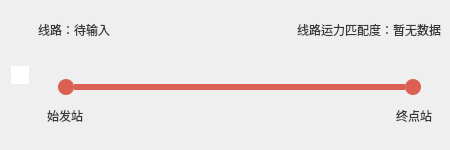
<?xml version="1.0" encoding="UTF-8"?>
<ui version="4.0">
 <class>lineCard</class>
 <widget class="QWidget" name="lineCard">
  <property name="geometry">
   <rect>
    <x>0</x>
    <y>0</y>
    <width>450</width>
    <height>150</height>
   </rect>
  </property>
  <property name="sizePolicy">
   <sizepolicy hsizetype="Expanding" vsizetype="Fixed">
    <horstretch>0</horstretch>
    <verstretch>0</verstretch>
   </sizepolicy>
  </property>
  <property name="minimumSize">
   <size>
    <width>0</width>
    <height>150</height>
   </size>
  </property>
  <property name="maximumSize">
   <size>
    <width>16777215</width>
    <height>150</height>
   </size>
  </property>
  <property name="windowTitle">
   <string>Form</string>
  </property>
  <property name="styleSheet">
   <string notr="true">#lineCard {
border-image: url(:/images/sideBar/black1.png) 0 0 0 0 stretch stretch;
border-radius: 12px;
}</string>
  </property>
  <layout class="QHBoxLayout" name="horizontalLayout_4">
   <property name="spacing">
    <number>0</number>
   </property>
   <property name="topMargin">
    <number>0</number>
   </property>
   <property name="rightMargin">
    <number>0</number>
   </property>
   <property name="bottomMargin">
    <number>0</number>
   </property>
   <item>
    <widget class="QCheckBox" name="visibleCheck">
     <property name="sizePolicy">
      <sizepolicy hsizetype="Fixed" vsizetype="Fixed">
       <horstretch>0</horstretch>
       <verstretch>0</verstretch>
      </sizepolicy>
     </property>
     <property name="minimumSize">
      <size>
       <width>18</width>
       <height>18</height>
      </size>
     </property>
     <property name="maximumSize">
      <size>
       <width>18</width>
       <height>18</height>
      </size>
     </property>
     <property name="styleSheet">
      <string notr="true">/* 通用设置：把 indicator 放到 padding 区，大小锁 24×24 */
QCheckBox#visibleCheck::indicator {
    subcontrol-origin: padding;     /* ← 关键：不再受系统边界挤压 */
    subcontrol-position: center;    /* ← 居中显示 */
    width: 26px;
    height: 26px;
    min-width: 26px;
    min-height: 26px;
    max-width: 26px;
    max-height: 26px;
    margin: 0;                      /* 清掉系统留白 */
}

/* 未勾选：空框 PNG（透明底 + 灰框）*/
QCheckBox#visibleCheck::indicator:unchecked {
    image: url(:/images/page0/no_check.png);
}

/* 已勾选：对勾 PNG（透明底 + 灰框 + 灰勾）*/
QCheckBox#visibleCheck::indicator:checked {
    image: url(:/images/page0/yes_check.png);
}
</string>
     </property>
     <property name="text">
      <string/>
     </property>
    </widget>
   </item>
   <item>
    <widget class="QWidget" name="content" native="true">
     <layout class="QVBoxLayout" name="verticalLayout_3">
      <property name="spacing">
       <number>15</number>
      </property>
      <property name="leftMargin">
       <number>0</number>
      </property>
      <property name="topMargin">
       <number>10</number>
      </property>
      <property name="rightMargin">
       <number>0</number>
      </property>
      <property name="bottomMargin">
       <number>10</number>
      </property>
      <item>
       <widget class="QWidget" name="lineup" native="true">
        <property name="sizePolicy">
         <sizepolicy hsizetype="Expanding" vsizetype="Fixed">
          <horstretch>0</horstretch>
          <verstretch>0</verstretch>
         </sizepolicy>
        </property>
        <property name="minimumSize">
         <size>
          <width>0</width>
          <height>40</height>
         </size>
        </property>
        <property name="maximumSize">
         <size>
          <width>16777215</width>
          <height>40</height>
         </size>
        </property>
        <property name="styleSheet">
         <string notr="true">QLabel {
color:rgb(55,55,55);


}</string>
        </property>
        <layout class="QHBoxLayout" name="horizontalLayout">
         <property name="spacing">
          <number>0</number>
         </property>
         <property name="topMargin">
          <number>0</number>
         </property>
         <property name="bottomMargin">
          <number>0</number>
         </property>
         <item>
          <widget class="QLabel" name="linetext">
           <property name="text">
            <string>线路：</string>
           </property>
          </widget>
         </item>
         <item>
          <widget class="QLabel" name="linevalue">
           <property name="text">
            <string>待输入</string>
           </property>
          </widget>
         </item>
         <item>
          <spacer name="horizontalSpacer">
           <property name="orientation">
            <enum>Qt::Orientation::Horizontal</enum>
           </property>
           <property name="sizeHint" stdset="0">
            <size>
             <width>40</width>
             <height>20</height>
            </size>
           </property>
          </spacer>
         </item>
         <item>
          <widget class="QLabel" name="peitext">
           <property name="text">
            <string>线路运力匹配度：</string>
           </property>
          </widget>
         </item>
         <item>
          <widget class="QLabel" name="peivalue">
           <property name="text">
            <string>暂无数据</string>
           </property>
          </widget>
         </item>
        </layout>
       </widget>
      </item>
      <item>
       <widget class="QWidget" name="linedown" native="true">
        <layout class="QVBoxLayout" name="verticalLayout_2">
         <property name="spacing">
          <number>0</number>
         </property>
         <item>
          <widget class="QWidget" name="lineph" native="true">
           <property name="styleSheet">
            <string notr="true">#circleLeft, #circleRight { background:#dc5f53; border-radius:8px; }
#lineBar { background:#dc5f53; }</string>
           </property>
           <layout class="QHBoxLayout" name="horizontalLayout_3">
            <property name="spacing">
             <number>0</number>
            </property>
            <property name="leftMargin">
             <number>20</number>
            </property>
            <property name="topMargin">
             <number>0</number>
            </property>
            <property name="rightMargin">
             <number>20</number>
            </property>
            <property name="bottomMargin">
             <number>0</number>
            </property>
            <item>
             <widget class="QFrame" name="circleLeft">
              <property name="sizePolicy">
               <sizepolicy hsizetype="Fixed" vsizetype="Fixed">
                <horstretch>0</horstretch>
                <verstretch>0</verstretch>
               </sizepolicy>
              </property>
              <property name="minimumSize">
               <size>
                <width>16</width>
                <height>16</height>
               </size>
              </property>
              <property name="maximumSize">
               <size>
                <width>16</width>
                <height>16</height>
               </size>
              </property>
              <property name="frameShape">
               <enum>QFrame::Shape::NoFrame</enum>
              </property>
              <property name="frameShadow">
               <enum>QFrame::Shadow::Raised</enum>
              </property>
             </widget>
            </item>
            <item>
             <widget class="QFrame" name="lineBar">
              <property name="sizePolicy">
               <sizepolicy hsizetype="Expanding" vsizetype="Fixed">
                <horstretch>0</horstretch>
                <verstretch>0</verstretch>
               </sizepolicy>
              </property>
              <property name="minimumSize">
               <size>
                <width>0</width>
                <height>6</height>
               </size>
              </property>
              <property name="maximumSize">
               <size>
                <width>16777215</width>
                <height>6</height>
               </size>
              </property>
              <property name="frameShape">
               <enum>QFrame::Shape::NoFrame</enum>
              </property>
              <property name="frameShadow">
               <enum>QFrame::Shadow::Raised</enum>
              </property>
             </widget>
            </item>
            <item>
             <widget class="QFrame" name="circleRight">
              <property name="sizePolicy">
               <sizepolicy hsizetype="Fixed" vsizetype="Fixed">
                <horstretch>0</horstretch>
                <verstretch>0</verstretch>
               </sizepolicy>
              </property>
              <property name="minimumSize">
               <size>
                <width>16</width>
                <height>16</height>
               </size>
              </property>
              <property name="maximumSize">
               <size>
                <width>16</width>
                <height>16</height>
               </size>
              </property>
              <property name="frameShape">
               <enum>QFrame::Shape::NoFrame</enum>
              </property>
              <property name="frameShadow">
               <enum>QFrame::Shadow::Raised</enum>
              </property>
             </widget>
            </item>
           </layout>
          </widget>
         </item>
         <item>
          <widget class="QWidget" name="linetex" native="true">
           <property name="sizePolicy">
            <sizepolicy hsizetype="Expanding" vsizetype="Fixed">
             <horstretch>0</horstretch>
             <verstretch>0</verstretch>
            </sizepolicy>
           </property>
           <property name="minimumSize">
            <size>
             <width>0</width>
             <height>30</height>
            </size>
           </property>
           <property name="maximumSize">
            <size>
             <width>16777215</width>
             <height>30</height>
            </size>
           </property>
           <property name="styleSheet">
            <string notr="true">QLabel {
color:rgb(55,55,55);

}</string>
           </property>
           <layout class="QHBoxLayout" name="horizontalLayout_2">
            <property name="topMargin">
             <number>0</number>
            </property>
            <property name="bottomMargin">
             <number>0</number>
            </property>
            <item>
             <widget class="QLabel" name="start">
              <property name="text">
               <string>始发站</string>
              </property>
             </widget>
            </item>
            <item>
             <spacer name="horizontalSpacer_2">
              <property name="orientation">
               <enum>Qt::Orientation::Horizontal</enum>
              </property>
              <property name="sizeHint" stdset="0">
               <size>
                <width>40</width>
                <height>20</height>
               </size>
              </property>
             </spacer>
            </item>
            <item>
             <widget class="QLabel" name="end">
              <property name="text">
               <string>终点站</string>
              </property>
             </widget>
            </item>
           </layout>
          </widget>
         </item>
        </layout>
       </widget>
      </item>
     </layout>
    </widget>
   </item>
  </layout>
 </widget>
 <resources/>
 <connections/>
</ui>
